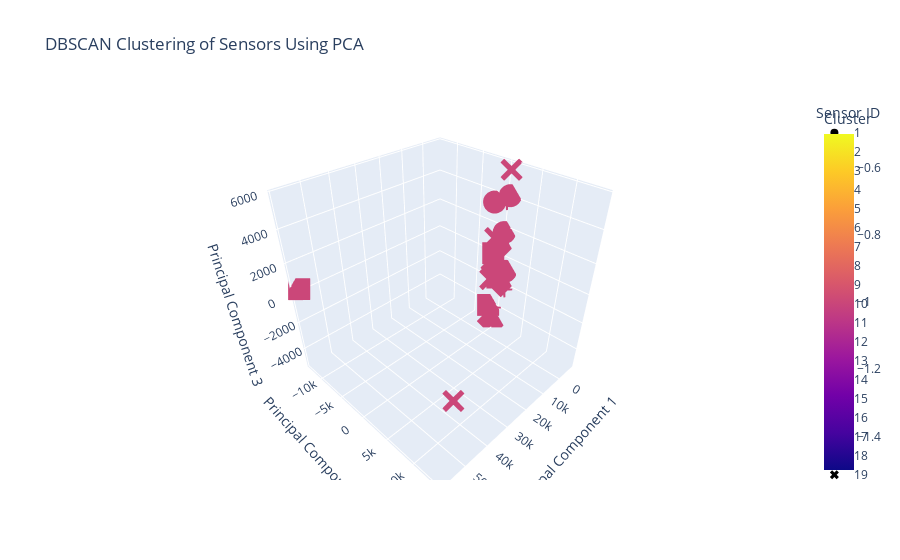

The cell this chart's notebook holds for it:
### Code cell
from sklearn.cluster import DBSCAN
def plot_pca_dbscan(data, sensor_id_col='Sensor ID', n_components=3, eps=0.5, min_samples=5):
    """
    Applies PCA and DBSCAN, then plots an interactive 3D scatter plot.

    Parameters:
    data (pd.DataFrame): The input DataFrame containing features and Sensor ID.
    sensor_id_col (str): The name of the column containing sensor IDs.
    n_components (int): Number of principal components to compute.
    eps (float): The maximum distance between two samples for one to be considered as in the neighborhood of the other.
    min_samples (int): The number of samples in a neighborhood for a point to be considered as a core point.

    Returns:
    None: Displays an interactive Plotly scatter plot.
    """
    # Apply PCA
    pca = PCA(n_components=n_components)
    principal_components = pca.fit_transform(data.drop(columns=[sensor_id_col]))

    # Create a DataFrame with the principal components and Sensor ID
    principal_df = pd.DataFrame(data=principal_components, columns=[f'PC{i+1}' for i in range(n_components)])
    principal_df[sensor_id_col] = data[sensor_id_col]

    # Apply DBSCAN
    dbscan = DBSCAN(eps=eps, min_samples=min_samples)
    principal_df['Cluster'] = dbscan.fit_predict(principal_df[['PC1', 'PC2', 'PC3']])

    # Create an interactive 3D scatter plot
    fig = px.scatter_3d(
        principal_df,
        x='PC1',
        y='PC2',
        z='PC3',
        color='Cluster',
        symbol=sensor_id_col,
        title='DBSCAN Clustering of Sensors Using PCA',
        labels={'PC1': 'Principal Component 1', 'PC2': 'Principal Component 2', 'PC3': 'Principal Component 3'},
        hover_data=[sensor_id_col]
    )

    # Show the plot
    fig.show()


# Plot the PCA and DBSCAN interactive plot
plot_pca_dbscan(reduced_data_corr, sensor_id_col='Sensor ID', n_components=3, eps=0.2, min_samples=2)

### Figure 1 — Plotly figure (JSON) as saved in the notebook; plotly's stock layout.template omitted (floating-point values rounded to 4 significant figures)
{"data": [{"customdata": [[1]], "hovertemplate": "Sensor ID=%{customdata[0]}<br>Principal Component 1=%{x}<br>Principal Component 2=%{y}<br>Principal Component 3=%{z}<br>Cluster=%{marker.color}<extra></extra>", "legendgroup": "1", "marker": {"color": [-1], "coloraxis": "coloraxis", "symbol": "circle"}, "mode": "markers", "name": "1", "scene": "scene", "showlegend": true, "type": "scatter3d", "x": [-6443.0], "y": [-1687.0], "z": [3484.0]}, {"customdata": [[2]], "hovertemplate": "Sensor ID=%{customdata[0]}<br>Principal Component 1=%{x}<br>Principal Component 2=%{y}<br>Principal Component 3=%{z}<br>Cluster=%{marker.color}<extra></extra>", "legendgroup": "2", "marker": {"color": [-1], "coloraxis": "coloraxis", "symbol": "diamond"}, "mode": "markers", "name": "2", "scene": "scene", "showlegend": true, "type": "scatter3d", "x": [-6459.0], "y": [-302.7], "z": [-5123.0]}, {"customdata": [[3]], "hovertemplate": "Sensor ID=%{customdata[0]}<br>Principal Component 1=%{x}<br>Principal Component 2=%{y}<br>Principal Component 3=%{z}<br>Cluster=%{marker.color}<extra></extra>", "legendgroup": "3", "marker": {"color": [-1], "coloraxis": "coloraxis", "symbol": "square"}, "mode": "markers", "name": "3", "scene": "scene", "showlegend": true, "type": "scatter3d", "x": [58460.0], "y": [-12810.0], "z": [382.3]}, {"customdata": [[4]], "hovertemplate": "Sensor ID=%{customdata[0]}<br>Principal Component 1=%{x}<br>Principal Component 2=%{y}<br>Principal Component 3=%{z}<br>Cluster=%{marker.color}<extra></extra>", "legendgroup": "4", "marker": {"color": [-1], "coloraxis": "coloraxis", "symbol": "x"}, "mode": "markers", "name": "4", "scene": "scene", "showlegend": true, "type": "scatter3d", "x": [53690.0], "y": [13810.0], "z": [-467.4]}, {"customdata": [[5]], "hovertemplate": "Sensor ID=%{customdata[0]}<br>Principal Component 1=%{x}<br>Principal Component 2=%{y}<br>Principal Component 3=%{z}<br>Cluster=%{marker.color}<extra></extra>", "legendgroup": "5", "marker": {"color": [-1], "coloraxis": "coloraxis", "symbol": "cross"}, "mode": "markers", "name": "5", "scene": "scene", "showlegend": true, "type": "scatter3d", "x": [-5715.0], "y": [-198.1], "z": [-3878.0]}, {"customdata": [[6]], "hovertemplate": "Sensor ID=%{customdata[0]}<br>Principal Component 1=%{x}<br>Principal Component 2=%{y}<br>Principal Component 3=%{z}<br>Cluster=%{marker.color}<extra></extra>", "legendgroup": "6", "marker": {"color": [-1], "coloraxis": "coloraxis", "symbol": "circle"}, "mode": "markers", "name": "6", "scene": "scene", "showlegend": true, "type": "scatter3d", "x": [-6595.0], "y": [432.0], "z": [1798.0]}, {"customdata": [[7]], "hovertemplate": "Sensor ID=%{customdata[0]}<br>Principal Component 1=%{x}<br>Principal Component 2=%{y}<br>Principal Component 3=%{z}<br>Cluster=%{marker.color}<extra></extra>", "legendgroup": "7", "marker": {"color": [-1], "coloraxis": "coloraxis", "symbol": "diamond"}, "mode": "markers", "name": "7", "scene": "scene", "showlegend": true, "type": "scatter3d", "x": [-6624.0], "y": [596.9], "z": [-1697.0]}, {"customdata": [[8]], "hovertemplate": "Sensor ID=%{customdata[0]}<br>Principal Component 1=%{x}<br>Principal Component 2=%{y}<br>Principal Component 3=%{z}<br>Cluster=%{marker.color}<extra></extra>", "legendgroup": "8", "marker": {"color": [-1], "coloraxis": "coloraxis", "symbol": "square"}, "mode": "markers", "name": "8", "scene": "scene", "showlegend": true, "type": "scatter3d", "x": [-6494.0], "y": [-1484.0], "z": [-4004.0]}, {"customdata": [[9]], "hovertemplate": "Sensor ID=%{customdata[0]}<br>Principal Component 1=%{x}<br>Principal Component 2=%{y}<br>Principal Component 3=%{z}<br>Cluster=%{marker.color}<extra></extra>", "legendgroup": "9", "marker": {"color": [-1], "coloraxis": "coloraxis", "symbol": "x"}, "mode": "markers", "name": "9", "scene": "scene", "showlegend": true, "type": "scatter3d", "x": [-6409.0], "y": [-1397.0], "z": [-1889.0]}, {"customdata": [[10]], "hovertemplate": "Sensor ID=%{customdata[0]}<br>Principal Component 1=%{x}<br>Principal Component 2=%{y}<br>Principal Component 3=%{z}<br>Cluster=%{marker.color}<extra></extra>", "legendgroup": "10", "marker": {"color": [-1], "coloraxis": "coloraxis", "symbol": "cross"}, "mode": "markers", "name": "10", "scene": "scene", "showlegend": true, "type": "scatter3d", "x": [-6536.0], "y": [1460.0], "z": [-2130.0]}, {"customdata": [[11]], "hovertemplate": "Sensor ID=%{customdata[0]}<br>Principal Component 1=%{x}<br>Principal Component 2=%{y}<br>Principal Component 3=%{z}<br>Cluster=%{marker.color}<extra></extra>", "legendgroup": "11", "marker": {"color": [-1], "coloraxis": "coloraxis", "symbol": "circle"}, "mode": "markers", "name": "11", "scene": "scene", "showlegend": true, "type": "scatter3d", "x": [-6798.0], "y": [836.0], "z": [4182.0]}, {"customdata": [[12]], "hovertemplate": "Sensor ID=%{customdata[0]}<br>Principal Component 1=%{x}<br>Principal Component 2=%{y}<br>Principal Component 3=%{z}<br>Cluster=%{marker.color}<extra></extra>", "legendgroup": "12", "marker": {"color": [-1], "coloraxis": "coloraxis", "symbol": "diamond"}, "mode": "markers", "name": "12", "scene": "scene", "showlegend": true, "type": "scatter3d", "x": [-5705.0], "y": [-153.9], "z": [799.1]}, {"customdata": [[13]], "hovertemplate": "Sensor ID=%{customdata[0]}<br>Principal Component 1=%{x}<br>Principal Component 2=%{y}<br>Principal Component 3=%{z}<br>Cluster=%{marker.color}<extra></extra>", "legendgroup": "13", "marker": {"color": [-1], "coloraxis": "coloraxis", "symbol": "square"}, "mode": "markers", "name": "13", "scene": "scene", "showlegend": true, "type": "scatter3d", "x": [-5733.0], "y": [160.7], "z": [-1403.0]}, {"customdata": [[14]], "hovertemplate": "Sensor ID=%{customdata[0]}<br>Principal Component 1=%{x}<br>Principal Component 2=%{y}<br>Principal Component 3=%{z}<br>Cluster=%{marker.color}<extra></extra>", "legendgroup": "14", "marker": {"color": [-1], "coloraxis": "coloraxis", "symbol": "x"}, "mode": "markers", "name": "14", "scene": "scene", "showlegend": true, "type": "scatter3d", "x": [-5724.0], "y": [977.6], "z": [5743.0]}, {"customdata": [[15]], "hovertemplate": "Sensor ID=%{customdata[0]}<br>Principal Component 1=%{x}<br>Principal Component 2=%{y}<br>Principal Component 3=%{z}<br>Cluster=%{marker.color}<extra></extra>", "legendgroup": "15", "marker": {"color": [-1], "coloraxis": "coloraxis", "symbol": "cross"}, "mode": "markers", "name": "15", "scene": "scene", "showlegend": true, "type": "scatter3d", "x": [-5557.0], "y": [745.2], "z": [3838.0]}, {"customdata": [[16]], "hovertemplate": "Sensor ID=%{customdata[0]}<br>Principal Component 1=%{x}<br>Principal Component 2=%{y}<br>Principal Component 3=%{z}<br>Cluster=%{marker.color}<extra></extra>", "legendgroup": "16", "marker": {"color": [-1], "coloraxis": "coloraxis", "symbol": "circle"}, "mode": "markers", "name": "16", "scene": "scene", "showlegend": true, "type": "scatter3d", "x": [-6446.0], "y": [1291.0], "z": [-776.2]}, {"customdata": [[17]], "hovertemplate": "Sensor ID=%{customdata[0]}<br>Principal Component 1=%{x}<br>Principal Component 2=%{y}<br>Principal Component 3=%{z}<br>Cluster=%{marker.color}<extra></extra>", "legendgroup": "17", "marker": {"color": [-1], "coloraxis": "coloraxis", "symbol": "diamond"}, "mode": "markers", "name": "17", "scene": "scene", "showlegend": true, "type": "scatter3d", "x": [-6402.0], "y": [-446.3], "z": [-817.2]}, {"customdata": [[18]], "hovertemplate": "Sensor ID=%{customdata[0]}<br>Principal Component 1=%{x}<br>Principal Component 2=%{y}<br>Principal Component 3=%{z}<br>Cluster=%{marker.color}<extra></extra>", "legendgroup": "18", "marker": {"color": [-1], "coloraxis": "coloraxis", "symbol": "square"}, "mode": "markers", "name": "18", "scene": "scene", "showlegend": true, "type": "scatter3d", "x": [-5782.0], "y": [-1031.0], "z": [182.1]}, {"customdata": [[19]], "hovertemplate": "Sensor ID=%{customdata[0]}<br>Principal Component 1=%{x}<br>Principal Component 2=%{y}<br>Principal Component 3=%{z}<br>Cluster=%{marker.color}<extra></extra>", "legendgroup": "19", "marker": {"color": [-1], "coloraxis": "coloraxis", "symbol": "x"}, "mode": "markers", "name": "19", "scene": "scene", "showlegend": true, "type": "scatter3d", "x": [-6758.0], "y": [-1164.0], "z": [1152.0]}, {"customdata": [[20]], "hovertemplate": "Sensor ID=%{customdata[0]}<br>Principal Component 1=%{x}<br>Principal Component 2=%{y}<br>Principal Component 3=%{z}<br>Cluster=%{marker.color}<extra></extra>", "legendgroup": "20", "marker": {"color": [-1], "coloraxis": "coloraxis", "symbol": "cross"}, "mode": "markers", "name": "20", "scene": "scene", "showlegend": true, "type": "scatter3d", "x": [-5966.0], "y": [355.4], "z": [622.8]}], "layout": {"coloraxis": {"colorbar": {"title": {"text": "Cluster"}}, "colorscale": [[0, "#0d0887"], [0.1111, "#46039f"], [0.2222, "#7201a8"], [0.3333, "#9c179e"], [0.4444, "#bd3786"], [0.5556, "#d8576b"], [0.6667, "#ed7953"], [0.7778, "#fb9f3a"], [0.8889, "#fdca26"], [1, "#f0f921"]]}, "legend": {"title": {"text": "Sensor ID"}, "tracegroupgap": 0}, "scene": {"domain": {"x": [0, 1], "y": [0, 1]}, "xaxis": {"title": {"text": "Principal Component 1"}}, "yaxis": {"title": {"text": "Principal Component 2"}}, "zaxis": {"title": {"text": "Principal Component 3"}}}, "title": {"text": "DBSCAN Clustering of Sensors Using PCA"}}}
